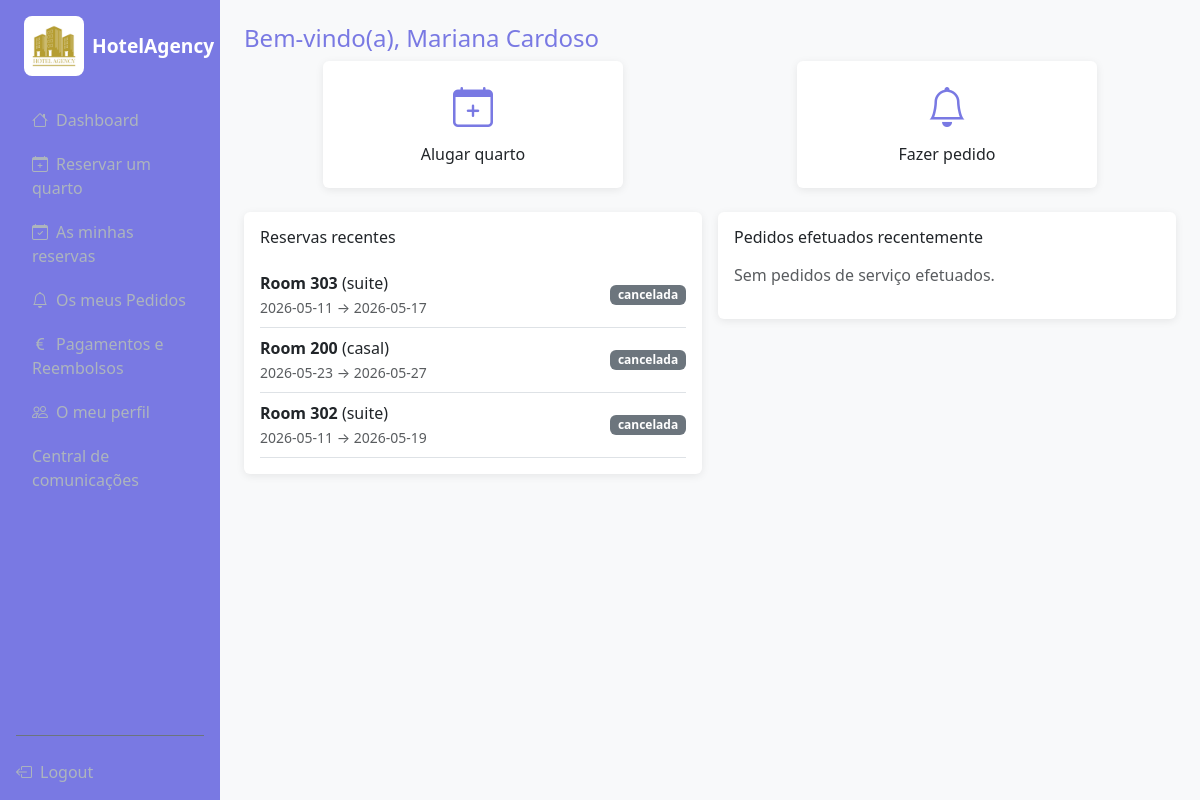
Before: /guest/dashboard (signed in) with the older database file.
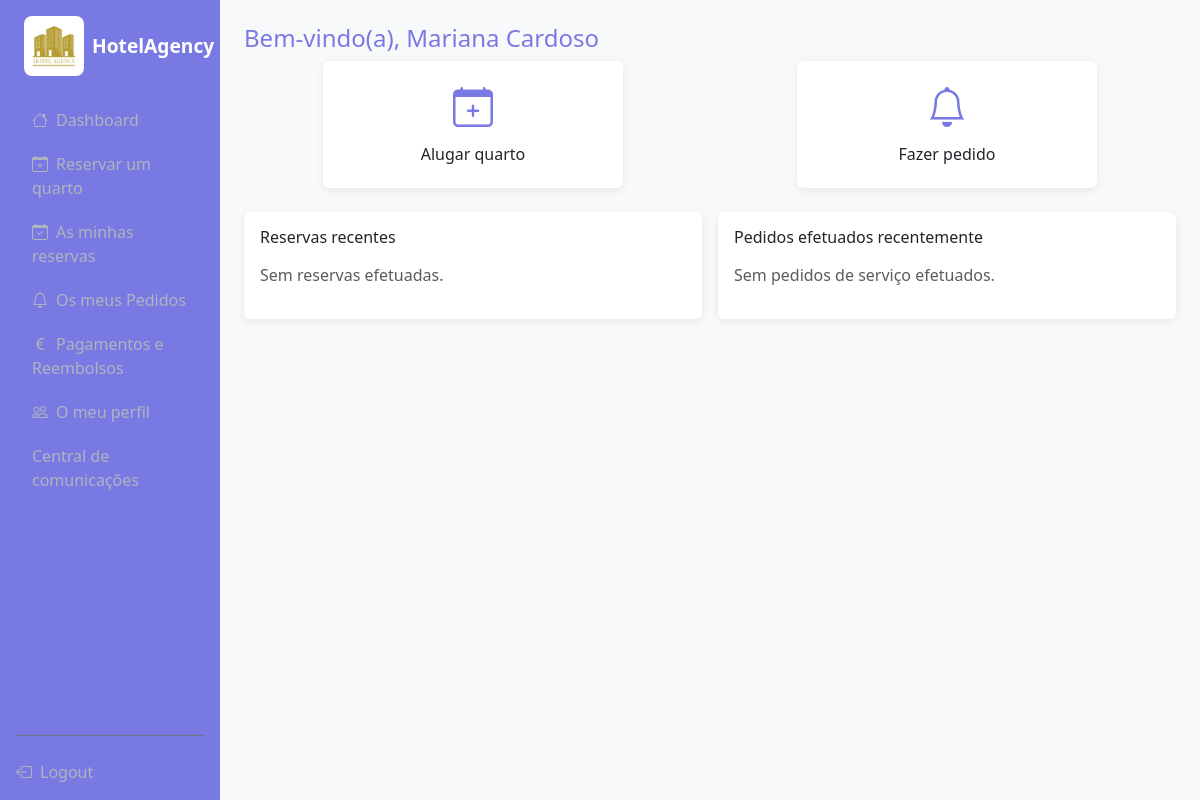
After: the same page with the newer database file.
### models.py (models this page shows, shortened)
class User(UserMixin, db.Model):
    __tablename__ = "user"
    id = db.Column(db.Integer, primary_key=True)
    name = db.Column(db.String(100), nullable=False)
    username = db.Column(db.String(30), unique=True, nullable=False)
    email = db.Column(db.String(120), unique=True, nullable=False)
    password = db.Column(db.String(200), nullable=False)
    role = db.Column(db.String(20), nullable=False)
    dataNascimento = db.Column(db.Date)
    estado = db.Column(db.Enum(EstadoUser), default=EstadoUser.ativo)
    reservas = db.relationship("Reserva", back_populates="user", lazy=True)
    pedidos = db.relationship("Pedido", backref='requester', lazy=True)
    pagamentos = db.relationship("Pagamento", back_populates="user", lazy=True)

class Reserva(db.Model):
    __tablename__ = "reserva"
    id = db.Column(db.Integer, primary_key=True)
    idUser = db.Column(db.Integer, db.ForeignKey('user.id'), nullable=False)
    idQuarto = db.Column(db.Integer, db.ForeignKey('quarto.id'), nullable=False)
    check_in = db.Column(db.Date, nullable=False)
    check_out = db.Column(db.Date, nullable=False)
    estado = db.Column(db.Enum(EstadoReserva), default=EstadoReserva.pendente)
    total_price = db.Column(db.Float, nullable=False)
    criado_em = db.Column(db.DateTime, default=datetime.now())
    user = db.relationship("User",back_populates="reservas")
    quarto=db.relationship("Quarto",back_populates="reservas")
    pagamento = db.relationship("Pagamento", back_populates="reserva", uselist=False)
    pedidos = db.relationship('Pedido', backref='reserva', lazy=True)

class Quarto(db.Model):
    __tablename__ = "quarto"
    id = db.Column(db.Integer, primary_key=True)
    numero = db.Column(db.Integer, unique=True, nullable=False)
    tipo = db.Column(db.String(20), nullable=False)
    preco_base = db.Column(db.Float, nullable=False)
    imagem = db.Column(db.String(200))
    estado = db.Column(db.Enum(EstadoQuarto), nullable=False, default=EstadoQuarto.disponivel)
    descricao = db.Column(db.String(300))
    classificacao=db.Column(db.Float,nullable=False,default=0)
    reservas = db.relationship("Reserva", back_populates="quarto", lazy=True)

### routes/guest.py (the view)
@guest_bp.route('/dashboard')
@login_required
def dashboard():
    my_bookings = Reserva.query.filter_by(idUser=current_user.id).order_by(Reserva.criado_em.desc()).limit(3).all()
    my_requests = Pedido.query.filter_by(user_id=current_user.id).order_by(Pedido.criado_em.desc()).limit(3).all()
    return render_template('guest/dashboard.html', bookings=my_bookings, requests=my_requests)

### templates/guest/dashboard.html (shortened to what this page needs)
{% extends 'base.html' %}
{% block content %}
<h4 class="mb-4" style="color: #7979e3;">Bem-vindo(a), {{ current_user.name }} </h4>
<div class="row g-3 mb-4">
    <div class="col-4 col-md-4" style="margin:0 auto">
        <a href="{{ url_for('guest.book') }}" class="text-decoration-none">
            <div class="card p-3 text-center h-100">
                <i class="bi bi-calendar-plus fs-1 " style="color:#7979e3"></i>
                <h6 class="mt-2">Alugar quarto</h6>
            </div>
        </a>
    </div>
    <div class="col-4 col-md-4" style="margin:0 auto">
        <a href="{{ url_for('guest.services') }}" class="text-decoration-none">
            <div class="card p-3 text-center h-100">
                <i class="bi bi-bell fs-1 " style="color:#7979e3"></i>
                <h6 class="mt-2">Fazer pedido</h6>
            </div>
        </a>
    </div>
</div>
<div class="row g-3">
    <div class="col-md-6">
        <div class="card p-3">
            <h6 class="mb-3">Reservas recentes</h6>
            {% if bookings %}
                {% for b in bookings %}
                <div class="d-flex justify-content-between align-items-center py-2 border-bottom">
                    <div>
                        <strong>Room {{ b.quarto.numero }}</strong> ({{ b.quarto.tipo }})<br>
                        <small class="text-muted">{{ b.check_in }} → {{ b.check_out }}</small>
                    </div>
                    <span class="badge bg-{{ 'success' if b.estado == 'checked_in' else 'primary' if b.estado == 'confirmed' else 'secondary' }}">
                        {{ b.estado.value }}
                    </span>
                </div>
                {% endfor %}
            {% else %}
                <p class="text-muted">Sem reservas efetuadas. </p>
            {% endif %}
        </div>
    </div>
    <div class="col-md-6">
        <div class="card p-3">
            <h6 class="mb-3">Pedidos efetuados recentemente</h6>
            {% if requests %}
                {% for r in requests %}
                <div class="d-flex justify-content-between align-items-center py-2 border-bottom">
                    <div>
                        <strong>{{ r.tipo.replace('_', ' ').title() }}</strong><br>
                        <small class="text-muted">{{ r.descricao[:40] if r.descricao else '' }}</small>
                    </div>
                    <span class="badge bg-{{ 'danger' if r.estado == 'pendente' else 'warning' if r.estado == 'em_andamento' else 'success' }}">
                        {{ r.estado.replace('_', ' ') }}
                    </span>
                </div>
                {% endfor %}
            {% else %}
                <p class="text-muted">Sem pedidos de serviço efetuados.</p>
            {% endif %}
        </div>
    </div>
</div>
{% endblock %}

### templates/base.html (shortened to what this page needs)
<!DOCTYPE html>
<html lang="pt">
<head>
    <link href="https://cdn.jsdelivr.net/npm/bootstrap@5.3.0/dist/css/bootstrap.min.css" rel="stylesheet">
    <link href="https://cdn.jsdelivr.net/npm/bootstrap-icons@1.10.0/font/bootstrap-icons.css" rel="stylesheet">
     <link
      rel="stylesheet"
      href="{{ url_for('static', filename='css/base.css') }}"
    />
</head>
<body>
{% if current_user.is_authenticated %}
<div class="d-flex">
    <nav class="sidebar p-3 d-none d-md-flex flex-column">
        <div class="sidebar-brand mb-4 px-2 d-flex align-items-center gap-2">
            <img src="{{ url_for('static', filename='img/HotelAgency.png') }}" style="width:60px;height:60px;border-radius:8px;">
            HotelAgency
        </div>
        <ul class="nav flex-column gap-1">
            {% if current_user.role == 'guest' %}
                <li><a class="nav-link" href="{{ url_for('guest.dashboard') }}"><i class="bi bi-house me-2"></i>Dashboard</a></li>
                <li><a class="nav-link" href="{{ url_for('guest.book') }}"><i class="bi bi-calendar-plus me-2"></i>Reservar um quarto</a></li>
                <li><a class="nav-link" href="{{ url_for('guest.bookings') }}"><i class="bi bi-calendar-check me-2"></i>As minhas reservas</a></li>
                <li><a class="nav-link" href="{{ url_for('guest.services') }}"><i class="bi bi-bell me-2"></i>Os meus Pedidos </a></li>
                <li><a class="nav-link" href="{{ url_for('guest.pagamentos') }}"><i class="bi bi-currency-euro me-2"></i>Pagamentos e Reembolsos</a></li>
                <li><a class="nav-link" href="{{ url_for('guest.profile') }}"><i class="bi bi-people me-2"></i>O meu perfil</a></li>
            {% endif %}
                <li><a class="nav-link" href="{{ url_for('admin.chat') }}">Central de comunicações</a></li>
        </ul>
        <div class="mt-auto pt-3 border-top border-secondary">
            <a href="{{ url_for('auth.logout') }}" class="nav-link mt-2"><i class="bi bi-box-arrow-left me-2"></i>Logout</a>
        </div>
    </nav>
    <div class="main-content flex-grow-1 p-3 p-md-4">
{% else %}
<div class="container">
{% endif %}
        {% block content %}{% endblock %}
{% if current_user.is_authenticated %}
    </div>
</div>
{% else %}
</div>
{% endif %}
</body>
</html>

### static/css/base.css (style rules this page uses)
.sidebar { min-height: 100vh; background-color: #7979e3; width: 220px; min-width: 220px; }
.sidebar .nav-link { color: #adb5bd; }
.sidebar-brand { color: #fff; font-weight: bold; font-size: 1.2rem; }
.main-content { background-color: #f8f9fa; min-height: 100vh; }
.card { border: none; box-shadow: 0 2px 8px rgba(0,0,0,0.08); }
:root { --auth-bg: #f6f1e8; --auth-surface: rgba(255, 252, 247, 0.92); --auth-surface-strong: #fffaf2; --auth-border: rgba(86, 71, 52, 0.12); --auth-text: #2f261e; --auth-muted: #6c6259; --auth-accent: #d88b74; --auth-accent-hover: #c6775f; --auth-accent-soft: rgba(216, 139, 116, 0.16); --auth-shadow: 0 22px 55px rgba(69, 54, 40, 0.14); --auth-radius: 28px; --auth-input-radius: 16px; }
* { box-sizing: border-box; }

Changed rows visible on the page:
removed Reserva: quarto.numero "303", quarto.tipo "suite", check_in "2026-05-11", check_out "2026-05-17", estado.value "cancelada"
removed Reserva: quarto.numero "200", quarto.tipo "casal", check_in "2026-05-23", check_out "2026-05-27", estado.value "cancelada"
removed Reserva: quarto.numero "302", quarto.tipo "suite", check_in "2026-05-11", check_out "2026-05-19", estado.value "cancelada"
Other visible differences:
text now shown: "Sem reservas efetuadas."
